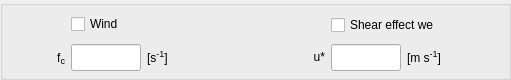
     <widget class="QGroupBox" name="wind_group">
      <property name="geometry">
       <rect>
        <x>10</x>
        <y>10</y>
        <width>511</width>
        <height>80</height>
       </rect>
      </property>
      <property name="title">
       <string/>
      </property>
      <widget class="QWidget" name="gridLayoutWidget_11">
       <property name="geometry">
        <rect>
         <x>10</x>
         <y>10</y>
         <width>247</width>
         <height>61</height>
        </rect>
       </property>
       <layout class="QGridLayout" name="wind_grid_1" columnstretch="1,0,1" columnminimumwidth="50,0,90">
        <item row="1" column="0">
         <widget class="QLabel" name="label_wind_fc">
          <property name="sizePolicy">
           <sizepolicy hsizetype="Fixed" vsizetype="Preferred">
            <horstretch>0</horstretch>
            <verstretch>0</verstretch>
           </sizepolicy>
          </property>
          <property name="minimumSize">
           <size>
            <width>55</width>
            <height>0</height>
           </size>
          </property>
          <property name="maximumSize">
           <size>
            <width>55</width>
            <height>16777215</height>
           </size>
          </property>
          <property name="toolTip">
           <string/>
          </property>
          <property name="text">
           <string>&lt;html&gt;f&lt;span style=&quot; font-size:14px; vertical-align:sub;&quot;&gt;c&lt;/span&gt;&lt;/html&gt;</string>
          </property>
          <property name="alignment">
           <set>Qt::AlignRight|Qt::AlignTrailing|Qt::AlignVCenter</set>
          </property>
         </widget>
        </item>
        <item row="1" column="1">
         <widget class="QLineEdit" name="input_wind_fc">
          <property name="sizePolicy">
           <sizepolicy hsizetype="Fixed" vsizetype="Expanding">
            <horstretch>0</horstretch>
            <verstretch>0</verstretch>
           </sizepolicy>
          </property>
          <property name="minimumSize">
           <size>
            <width>70</width>
            <height>0</height>
           </size>
          </property>
          <property name="maximumSize">
           <size>
            <width>70</width>
            <height>16777215</height>
           </size>
          </property>
          <property name="baseSize">
           <size>
            <width>0</width>
            <height>0</height>
           </size>
          </property>
          <property name="toolTip">
           <string>coriolis parameter</string>
          </property>
          <property name="alignment">
           <set>Qt::AlignRight|Qt::AlignTrailing|Qt::AlignVCenter</set>
          </property>
         </widget>
        </item>
        <item row="1" column="2">
         <widget class="QLabel" name="unitlabel_wind_fc">
          <property name="toolTip">
           <string/>
          </property>
          <property name="text">
           <string>&lt;html&gt;[s&lt;span style=&quot;font-size: 14px; vertical-align:super;&quot;&gt;-1&lt;/span&gt;]&lt;/html&gt;</string>
          </property>
          <property name="alignment">
           <set>Qt::AlignLeading|Qt::AlignLeft|Qt::AlignVCenter</set>
          </property>
         </widget>
        </item>
        <item row="0" column="1" colspan="2">
         <widget class="QCheckBox" name="sw_wind">
          <property name="minimumSize">
           <size>
            <width>0</width>
            <height>28</height>
           </size>
          </property>
          <property name="toolTip">
           <string>prognostic wind switch</string>
          </property>
          <property name="text">
           <string>Wind</string>
          </property>
         </widget>
        </item>
       </layout>
      </widget>
      <widget class="QWidget" name="gridLayoutWidget_30">
       <property name="geometry">
        <rect>
         <x>270</x>
         <y>10</y>
         <width>247</width>
         <height>61</height>
        </rect>
       </property>
       <layout class="QGridLayout" name="wind_grid_2" columnstretch="1,0,1" columnminimumwidth="50,0,90">
        <item row="1" column="0">
         <widget class="QLabel" name="label_wind_ustar">
          <property name="sizePolicy">
           <sizepolicy hsizetype="Fixed" vsizetype="Preferred">
            <horstretch>0</horstretch>
            <verstretch>0</verstretch>
           </sizepolicy>
          </property>
          <property name="minimumSize">
           <size>
            <width>55</width>
            <height>0</height>
           </size>
          </property>
          <property name="maximumSize">
           <size>
            <width>55</width>
            <height>16777215</height>
           </size>
          </property>
          <property name="toolTip">
           <string/>
          </property>
          <property name="text">
           <string>&lt;html&gt;u*&lt;/html&gt;</string>
          </property>
          <property name="alignment">
           <set>Qt::AlignRight|Qt::AlignTrailing|Qt::AlignVCenter</set>
          </property>
         </widget>
        </item>
        <item row="1" column="1">
         <widget class="QLineEdit" name="input_wind_ustar">
          <property name="sizePolicy">
           <sizepolicy hsizetype="Fixed" vsizetype="Expanding">
            <horstretch>0</horstretch>
            <verstretch>0</verstretch>
           </sizepolicy>
          </property>
          <property name="minimumSize">
           <size>
            <width>70</width>
            <height>0</height>
           </size>
          </property>
          <property name="maximumSize">
           <size>
            <width>70</width>
            <height>16777215</height>
           </size>
          </property>
          <property name="toolTip">
           <string>surface friction velocity</string>
          </property>
          <property name="alignment">
           <set>Qt::AlignRight|Qt::AlignTrailing|Qt::AlignVCenter</set>
          </property>
         </widget>
        </item>
        <item row="1" column="2">
         <widget class="QLabel" name="unitlabel_wind_ustar">
          <property name="toolTip">
           <string/>
          </property>
          <property name="text">
           <string>&lt;html&gt;[m s&lt;span style=&quot;font-size: 14px; vertical-align:super;&quot;&gt;-1&lt;/span&gt;]&lt;/html&gt;</string>
          </property>
          <property name="alignment">
           <set>Qt::AlignLeading|Qt::AlignLeft|Qt::AlignVCenter</set>
          </property>
         </widget>
        </item>
        <item row="0" column="1" colspan="2">
         <widget class="QCheckBox" name="sw_shearwe">
          <property name="minimumSize">
           <size>
            <width>0</width>
            <height>28</height>
           </size>
          </property>
          <property name="maximumSize">
           <size>
            <width>16777215</width>
            <height>25</height>
           </size>
          </property>
          <property name="toolTip">
           <string>Include effect of wind shear on entrainment</string>
          </property>
          <property name="layoutDirection">
           <enum>Qt::LeftToRight</enum>
          </property>
          <property name="text">
           <string>Shear effect we</string>
          </property>
         </widget>
        </item>
       </layout>
      </widget>
     </widget>
